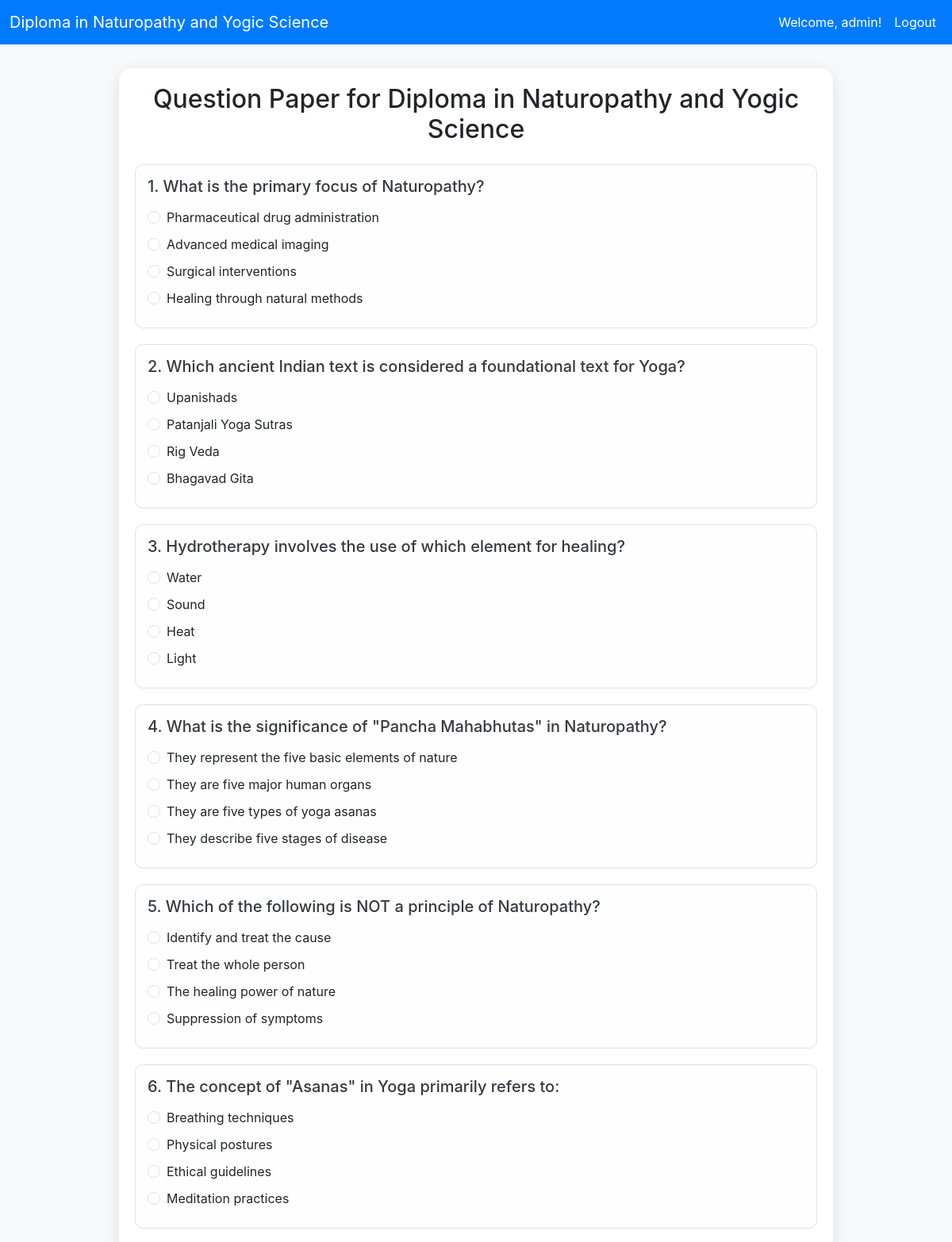
/quiz.php (signed in, upper part), run on the app's committed database.
### tables this page shows
CREATE TABLE `answers` (
  `id` int(11) NOT NULL,
  `question_id` int(11) NOT NULL,
  `answer_text` text NOT NULL,
  `is_correct` tinyint(1) NOT NULL DEFAULT 0
);

### quiz.php (the view, shortened to what this page needs)
<?php require_once 'config.php'; ?>
<!DOCTYPE html>
<html lang="en">
<head>
    <link href="https://cdn.jsdelivr.net/npm/bootstrap@5.3.7/dist/css/bootstrap.min.css" rel="stylesheet">
</head>
<body>
    <nav class="navbar navbar-expand-lg navbar-dark">
        <div class="container-fluid">
            <a class="navbar-brand" href="#"><?php echo APP_NAME; ?></a>
            <div class="collapse navbar-collapse" id="navbarNav">
                <ul class="navbar-nav ms-auto">
                    <li class="nav-item">
                        <span class="nav-link">Welcome, <?php echo htmlspecialchars($_SESSION['username'] ?? 'Guest'); ?>!</span>
                    </li>
                    <li class="nav-item">
                        <a class="nav-link" href="logout.php">Logout</a>
                    </li>
                </ul>
            </div>
        </div>
    </nav>
    <div class="container quiz-container">
        <h2 class="text-center mb-4">Question Paper for <?php echo APP_NAME; ?></h2>
        <?php
        $questions = [];
        try {
            $stmt = $pdo->query("SELECT q.id AS question_id, q.question_text, a.id AS answer_id, a.answer_text
                                 FROM questions q
                                 JOIN answers a ON q.id = a.question_id
                                 ORDER BY q.id, RAND()
                                 LIMIT 200");
            $raw_questions_data = $stmt->fetchAll();
            foreach ($raw_questions_data as $row) {
                $question_id = $row['question_id'];
                if (!isset($questions[$question_id])) {
                    $questions[$question_id] = [
                        'question_text' => $row['question_text'],
                        'answers' => []
                    ];
                }
                $questions[$question_id]['answers'][] = [
                    'answer_id' => $row['answer_id'],
                    'answer_text' => $row['answer_text']
                ];
            }
            $questions = array_slice($questions, 0, 50, true);
        } catch (PDOException $e) {
            echo '<div class="alert alert-danger rounded-lg" role="alert">Error fetching questions: ' . $e->getMessage() . '</div>';
            $questions = [];
        }
        ?>
        <form id="quizForm" action="submit_quiz.php" method="POST">
            <?php $q_num = 1; ?>
            <?php foreach ($questions as $question_id => $question): ?>
                <div class="question-card rounded-lg">
                    <h5><?php echo $q_num++; ?>. <?php echo htmlspecialchars($question['question_text']); ?></h5>
                    <?php shuffle($question['answers']);  ?>
                    <?php foreach ($question['answers'] as $answer): ?>
                        <div class="form-check">
                            <input class="form-check-input" type="radio" name="question_<?php echo $question_id; ?>" id="answer_<?php echo $answer['answer_id']; ?>" value="<?php echo $answer['answer_id']; ?>" required>
                            <label class="form-check-label" for="answer_<?php echo $answer['answer_id']; ?>">
                                <?php echo htmlspecialchars($answer['answer_text']); ?>
                            </label>
                        </div>
                    <?php endforeach; ?>
                </div>
            <?php endforeach; ?>
        </form>
    </div>
</body>
</html>

### quiz.php (style rules this page uses)
body { background-color: #f8f9fa; font-family: "Inter", sans-serif; }
.navbar { background-color: #007bff; }
.navbar-brand, .nav-link { color: #ffffff !important; }
.quiz-container { max-width: 900px; margin: 30px auto; padding: 20px; background-color: #ffffff; border-radius: 15px; box-shadow: 0 4px 20px rgba(0, 0, 0, 0.1); }
.question-card { margin-bottom: 20px; border: 1px solid #dee2e6; border-radius: 10px; padding: 15px; background-color: #fefefe; }
.question-card h5 { margin-bottom: 15px; color: #343a40; }
.form-check { margin-bottom: 10px; }

### data on the page
answers: answer_text "Pharmaceutical drug administration"
answers: answer_text "Advanced medical imaging"
answers: answer_text "Surgical interventions"
answers: answer_text "Healing through natural methods"
answers: answer_text "Upanishads"
answers: answer_text "Patanjali Yoga Sutras"
answers: answer_text "Rig Veda"
answers: answer_text "Bhagavad Gita"
answers: answer_text "Water"
answers: answer_text "Sound"
answers: answer_text "Heat"
answers: answer_text "Light"
answers: answer_text "They represent the five basic elements of nature"
answers: answer_text "They are five major human organs"
answers: answer_text "They are five types of yoga asanas"
answers: answer_text "They describe five stages of disease"
answers: answer_text "Identify and treat the cause"
answers: answer_text "Treat the whole person"
answers: answer_text "The healing power of nature"
answers: answer_text "Suppression of symptoms"
answers: answer_text "Breathing techniques"
answers: answer_text "Physical postures"
answers: answer_text "Ethical guidelines"
answers: answer_text "Meditation practices"

### other printed values
APP_NAME "Diploma in Naturopathy and Yogic Science"
$_SESSION['username'] "admin"
$question['question_text'] "What is the primary focus of Naturopathy?"
$question['question_text'] "Which ancient Indian text is considered a foundational text for Yoga?"
$question['question_text'] "Hydrotherapy involves the use of which element for healing?"
$question['question_text'] "What is the significance of \"Pancha Mahabhutas\" in Naturopathy?"
$question['question_text'] "Which of the following is NOT a principle of Naturopathy?"
$question['question_text'] "The concept of \"Asanas\" in Yoga primarily refers to:"
